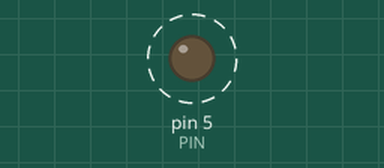
Simulated run of this sketch. Board: Arduino Uno, built with avr-gcc and run on an emulated ATmega328P. Shown: output pins drawn as LEDs (lit = HIGH). Dashed ring = blinking.

Above: at 0.5 s.
Timing chart, 0 to 3.0 s (numbered marks = the images above):
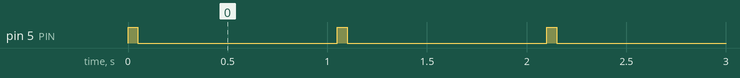

The sketch:

relay_srd_05VDC_SL_C.ino
```cpp
#define PIN 5

void setup() {
pinMode(PIN, OUTPUT); // объявляем пин 3 как выход
}

void loop() {
digitalWrite(PIN, HIGH); // замыкаем реле

//delayMicroseconds(30); // скважность

delay(50);

digitalWrite(PIN, LOW);

//delay(500);
delay(1000); // импульс

}
```

Measured:
- by itself, pin 5 (PIN): alternates HIGH for 0.05 s and LOW for 1.0 s
